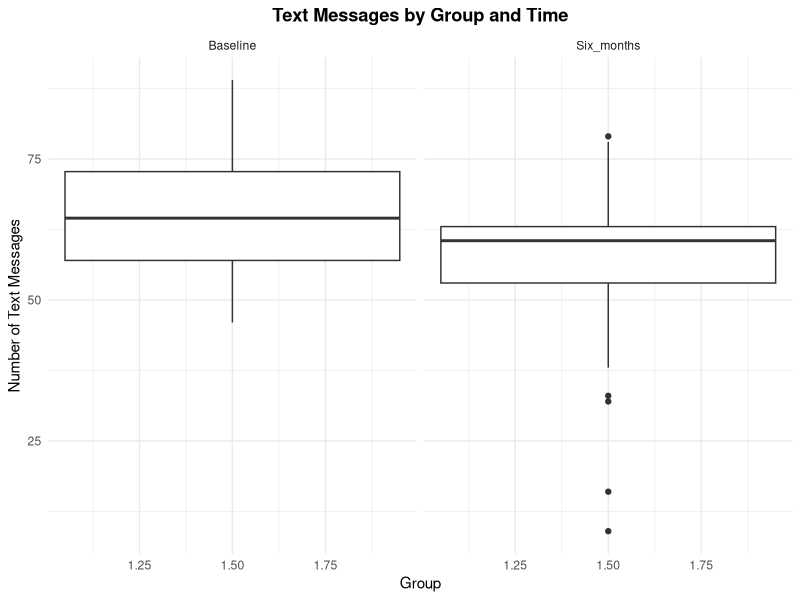

Write the R code that produced this figure.
## ---- chunk 1
knitr::opts_chunk$set(echo = TRUE)
## ---- chunk 2
df <- read.csv("TextMessages.csv")
## ---- chunk 3
library(tidyverse)
df_long <- df %>% pivot_longer(cols = c(Baseline, Six_months), names_to = "Time", values_to = "Text_Count")

## ---- chunk 4
library(ggplot2)
ggplot(df_long, aes(x = Group, y = Text_Count, fill = Group)) + geom_boxplot() + facet_wrap(~ Time) + labs(title = "Text Messages by Group and Time", x = "Group", y = "Number of Text Messages") + theme_minimal() + theme(plot.title = element_text(hjust = 0.5, face = "bold"))
